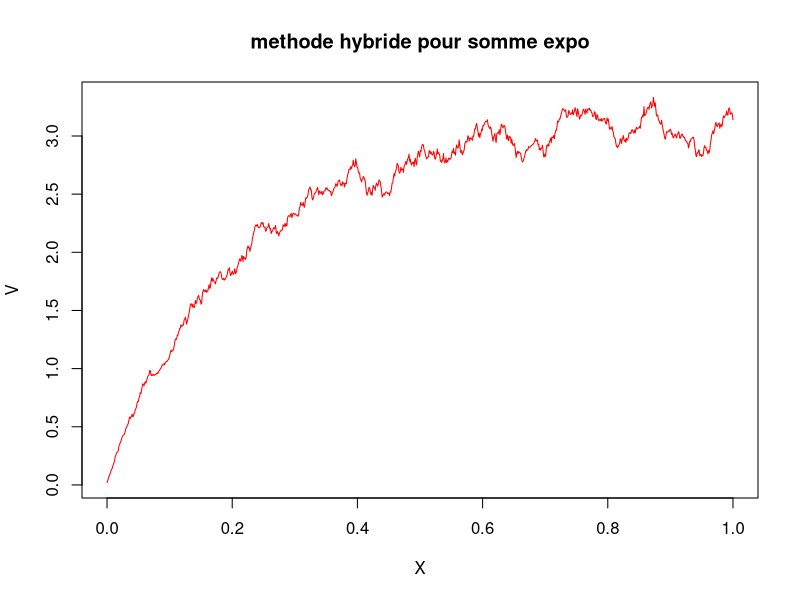

R code for this plot:
## ---- chunk 1
knitr::opts_chunk$set(echo = TRUE)
## ---- chunk 2
N=1000
dt=0.001
v0=0.02
M=1
t=N*dt

lambda=4
theta=8
## ---- chunk 3
eps=rnorm(N+1)
Y0=rep(0,M)

Y=matrix(0,nrow=N,ncol=M)
xi=c()

for (i in 1:M){
  xi[i]=3**i
}
c=0.5/M
for (k in 2:N){
  for(i in 1:M){
    Y[k,i]=(1/(1+xi[i]*dt))*((Y[k-1,i]+lambda*(theta-sum(c*Y[k-1,])-v0)*dt)+
      (sqrt(max((v0+sum(c*Y[k-1,]))*dt,0)))*eps[k+1])
  }
}
#simulation de V=v0+somme(Y)
V=c()
for (k in 1:N) {
  V[k]=v0+sum(c*Y[k,])
}
#Tracé de V en fonction de t 
X=seq(0,t,length.out = N)

plot(X,V,type='l',col='red',main='methode hybride pour somme expo')
## ---- chunk 4
a=0
for(k in 2:N+1){
  a=a+((V[k-1]-v0)*(theta-V[k-1]))/V[k-1]
}
b=0
for (k in 2:N) {
  b=b+((V[k-1]-v0)*(V[k]-V[k-1]))/V[k-1]
}
c1=0
for (k in 2:N){
  c1=c1+((V[k-1]-v0)**2/V[k-1])
}
num=c*((lambda*dt*a))-b
den=dt*c1
x_mv=num/den
print(paste("the real value of x is ",xi))
print(paste("x_mv=",x_mv))
g=0
h=0
for (k in 2:N){
  a=((xi*dt*(V[k-1]-v0)+(V[k]-V[k-1])))
  b=(theta-V[k-1])
  e=1/V[k-1]
  g=g+(e*b*a)
  h=h+(e*a*a)
}

l=-lambda*g
p=sqrt(l**2+4*N*(1/dt)*h)
c_mv=(l+p)/(2*N)
print(paste("the real value of c is ",c))
print(paste("c_mv=",c_mv))

## ---- chunk 5
#estimation de c (formule explicite)
e=0
f=0

for(k in 2:N){
  a=0
  b=0
  for(j in 1:(k-1)){
    a=a+((exp(-xi[1]*dt*(k-j)))*lambda*dt*(theta-V[j]))
    b=b+((exp(-xi[1]*dt*(k-j)))*sqrt(dt*V[j]))**2

  }
   e=e+(((V[k]-v0)*a)/(b))
    f=f+((V[k]-v0)**2)/b
}
delta=(e**2)+4*N*f
c_mv=(-e+ sqrt(delta))/(2*N)
print(paste("the real value of c is ",c))
print(paste("c_mv=",c_mv))

#estimation de x en utilisant optimize
lv111=function(x){
  l=0
  for (k in 2:N){
    a=0
    b=0
    for(j in 1:(k-1)){
      a=a+((exp(-x*dt*(k-j)))*lambda*dt*(theta-V[j]))
      b=b+((exp(-x*dt*(k-j)))*sqrt(dt*V[j]))**2
    }
    l=l+(-0.5*log(2*pi*b)-log(c)-((1/c)*(V[k]-v0)-a)**2*(0.5/b))
  }
  return(l)
}
x_mv=optimise(lv111,lower =2.5,upper = 3.50,maximum = TRUE)
x=x_mv$maximum
print(paste("the real value of x is ",xi))
print(paste("x_optimize=",x))
  
